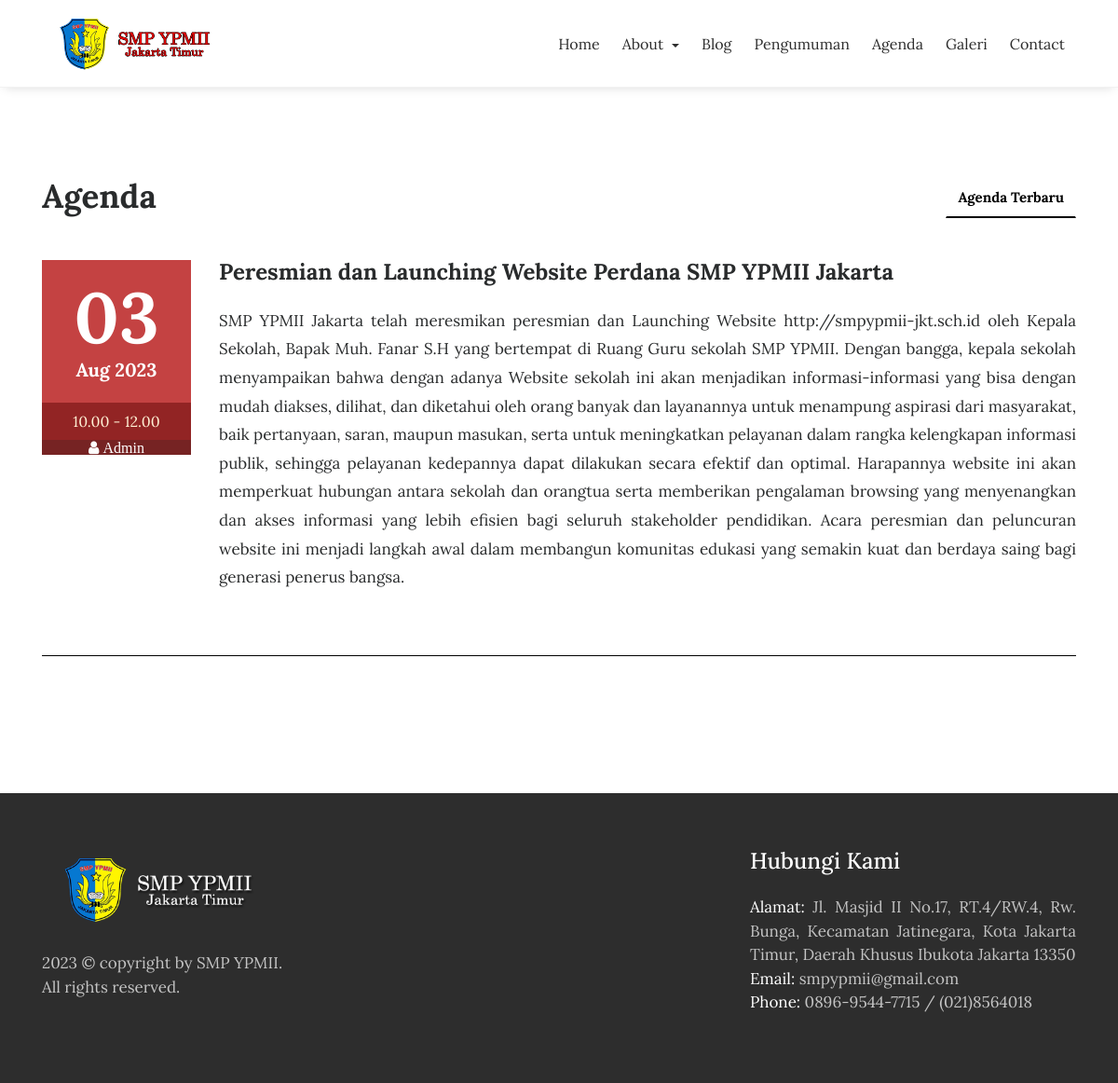
The page /index.php/agenda on the database its author committed.
### tables this page shows
CREATE TABLE `tbl_agenda` (
  `agenda_id` int(11) NOT NULL,
  `agenda_nama` varchar(200) DEFAULT NULL,
  `agenda_tanggal` timestamp NULL DEFAULT current_timestamp(),
  `agenda_deskripsi` text DEFAULT NULL,
  `agenda_mulai` date DEFAULT NULL,
  `agenda_selesai` date DEFAULT NULL,
  `agenda_tempat` varchar(90) DEFAULT NULL,
  `agenda_waktu` varchar(30) DEFAULT NULL,
  `agenda_keterangan` varchar(200) DEFAULT NULL,
  `agenda_pengguna_id` int(11) DEFAULT NULL,
  `agenda_author` varchar(60) DEFAULT NULL
);

### application/controllers/Agenda.php (called while the page is built, shortened)
<?php
class Agenda extends CI_Controller{
	function __construct(){
		$this->load->model('m_agenda');
		$this->load->model('m_pengunjung');
	}
	function index(){
		$jum=$this->m_agenda->agenda();
        $page=$this->uri->segment(3);
        if(!$page):
            $offset = 0;
        else:
            $offset = $page;
        endif;
        $limit=7;
        $config['base_url'] = base_url() . 'agenda/index/';
            $config['total_rows'] = $jum->num_rows();
            $config['per_page'] = $limit;
            $config['uri_segment'] = 3;
	          $config['full_tag_open']    = '<div class="pagging text-center"><nav><ul class="pagination justify-content-center">';
	          $config['full_tag_close']   = '</ul></nav></div>';
	          $config['num_tag_open']     = '<li class="page-item"><span class="page-link">';
	          $config['num_tag_close']    = '</span></li>';
	          $config['cur_tag_open']     = '<li class="page-item"><span class="page-link">';
	          $config['cur_tag_close']    = '<span class="sr-only">(current)</span></span></li>';
	          $config['next_tag_open']    = '<li class="page-item"><span class="page-link">';
	          $config['next_tagl_close']  = '<span aria-hidden="true">&raquo;</span></span></li>';
	          $config['prev_tag_open']    = '<li class="page-item"><span class="page-link">';
	          $config['prev_tagl_close']  = '</span>Next</li>';
	          $config['first_tag_open']   = '<li class="page-item"><span class="page-link">';
	          $config['first_tagl_close'] = '</span></li>';
	          $config['last_tag_open']    = '<li class="page-item"><span class="page-link">';
	          $config['last_tagl_close']  = '</span></li>';
            $config['first_link'] = 'Awal';
            $config['last_link'] = 'Akhir';
            $config['next_link'] = 'Next >>';
            $config['prev_link'] = '<< Prev';
            $this->pagination->initialize($config);
            $x['page'] =$this->pagination->create_links();
		$x['data']=$this->m_agenda->agenda_perpage($offset,$limit);
		$this->load->view('depan/v_agenda',$x);
	}
}

### index.php (called while the page is built, shortened)
<?php
require_once BASEPATH.'core/CodeIgniter.php';

### application/models/M_agenda.php (called while the page is built, shortened)
<?php
class M_agenda extends CI_Model{
	function agenda_perpage($offset,$limit){
		$hsl=$this->db->query("SELECT tbl_agenda.*,DATE_FORMAT(agenda_tanggal,'%d/%m/%Y') AS tanggal FROM tbl_agenda ORDER BY agenda_id DESC limit $offset,$limit");
		return $hsl;
	}
}

### application/views/depan/v_agenda.php (the view, shortened to what this page needs)
<!DOCTYPE html>
<html lang="en">
<head>
    <link rel="stylesheet" href="<?php echo base_url() . 'theme/css/bootstrap.min.css' ?>">
    <link rel="stylesheet" href="<?php echo base_url() . 'theme/css/font-awesome.min.css' ?>">
    <link rel="stylesheet" href="<?php echo base_url() . 'theme/css/simple-line-icons.css' ?>">
    <link rel="stylesheet" href="<?php echo base_url() . 'theme/css/fullcalendar.min.css' ?>" />
    <link rel="stylesheet" href="<?php echo base_url() . 'theme/css/owl.carousel.min.css' ?>">
    <link href="<?php echo base_url() . 'theme/css/style.css' ?>" rel="stylesheet">
</head>
<body>
    <div data-toggle="affix" style="border-bottom:solid 1px #f2f2f2;">
        <div class="container nav-menu2">
            <div class="row">
                <div class="col-md-12">
                    <nav class="navbar navbar2 navbar-toggleable-md navbar-light bg-faded">
                        <a href="<?php echo site_url(''); ?>" class="navbar-brand nav-brand2"><img class="img img-responsive" width="200px;" src="<?php echo base_url() . 'theme/images/logo-dark.png' ?>"></a>
                        <div class="collapse navbar-collapse justify-content-end" id="navbarNavDropdown">
                            <ul class="navbar-nav">
                                <li class="nav-item">
                                    <a class="nav-link" href="<?php echo site_url(''); ?>">Home</a>
                                </li>
                                <li class="nav-item dropdown">
                                    <a class="nav-link dropdown-toggle" href="#" id="aboutDropdown" role="button" data-toggle="dropdown" aria-haspopup="true" aria-expanded="false">
                                        About
                                    </a>
                                </li>
                                <li class="nav-item">
                                    <a class="nav-link" href="<?php echo site_url('blog'); ?>">Blog</a>
                                </li>
                                <li class="nav-item">
                                    <a class="nav-link" href="<?php echo site_url('pengumuman'); ?>">Pengumuman</a>
                                </li>
                                <li class="nav-item">
                                    <a class="nav-link" href="<?php echo site_url('agenda'); ?>">Agenda</a>
                                </li>
                                <li class="nav-item">
                                    <a class="nav-link" href="<?php echo site_url('galeri'); ?>">Galeri</a>
                                </li>
                                <li class="nav-item">
                                    <a class="nav-link" href="<?php echo site_url('contact'); ?>">Contact</a>
                                </li>
                            </ul>
                        </div>
                    </nav>
                </div>
            </div>
        </div>
    </div>
    <section class="events">
        <div class="container">
            <div class="row">
                <div class="col-md-4">
                    <h2 class="event-title">Agenda</h2>
                </div>
                <div class="col-md-8">
                    <ul class="nav nav-tabs" role="tablist">
                        <li class="nav-item nav-tab1">
                            <a class="nav-link tab-list active" data-toggle="tab" href="#upcoming-events" role="tab">Agenda Terbaru </a>
                        </li>
                    </ul>
                </div>
            </div>
            <br>
            <div class="row">
                <div class="tab-content">
                    <div class="tab-pane active" id="upcoming-events" role="tabpanel">
                        <?php foreach ($data->result() as $row) : ?>
                            <div class="col-md-12">
                                <div class="row">
                                    <div class="col-md-2">
                                        <div class="event-date">
                                            <h4><?php echo date("d", strtotime($row->agenda_mulai)); ?></h4> <span><?php echo date("M Y", strtotime($row->agenda_mulai)); ?></span>
                                        </div>
                                        <span class="event-time"><?php echo $row->agenda_waktu; ?></span>
                                        <span class="event-author fa fa-user"> <?php echo $row->agenda_author; ?></span>
                                    </div>
                                    <div class="col-md-10">
                                        <div class="event-heading">
                                            <h3><?php echo $row->agenda_nama; ?></h3>
                                            <div style="text-align: justify;">
                                                <p><?php echo $row->agenda_deskripsi; ?></p>
                                            </div>
                                        </div>
                                    </div>
                                </div>
                                <hr class="event-underline">
                            </div>
                        <?php endforeach; ?>
                        <div class="col-md-12 text-center">
                        </div>
                    </div>
                </div>
            </div>
        </div>
    </section>
    <footer>
        <div class="container">
            <div class="row">
                <div class="col-md-8">
                    <div class="foot-logo">
                        <a href="<?php echo site_url(); ?>">
                            <img src="<?php echo base_url() . 'theme/images/logo-white.png' ?>" class="img-fluid" alt="footer_logo" style="max-width: 250px; height: auto;">
                        </a>
                        <p><?php echo date('Y'); ?> © copyright by <a>SMP YPMII</a>. <br>All rights reserved.</p>
                    </div>
                </div>
                <div class="col-md-4">
                    <div class="address">
                        <h3>Hubungi Kami</h3>
                        <p style="text-align: justify;">
                            <span>Alamat: </span> Jl. Masjid II No.17, RT.4/RW.4, Rw. Bunga, Kecamatan Jatinegara, Kota Jakarta Timur, Daerah Khusus Ibukota Jakarta 13350
                            <br>
                            <span>Email: </span> smpypmii@gmail.com
                            <br>
                            <span>Phone: </span> 0896-9544-7715 / (021)8564018
                        </p>
                    </div>
                </div>
            </div>
        </div>
    </footer>
</body>
</html>

### theme/css/style.css (style rules this page uses)
.navbar2 { padding-left: 0; padding-right: 0; }
.navbar-brand { margin: 0; }
.navbar-nav>li { margin: 85px 10px; text-align: center; }
.bg-faded { background: none; }
.navbar-light .navbar-nav .nav-link { color: #fff; font-size: 19px; }
@media (max-width: 1200px) { .navbar-nav>li { margin: 74px 10px 74px 10px; } }
@media (min-width: 991px) { .navbar-toggleable-md .navbar-collapse { -webkit-box-pack: center; -webkit-justify-content: center; -ms-flex-pack: center; justify-content: center; } }
@media (min-width: 991px) { .navbar-toggleable-md .navbar-nav { -webkit-box-align: center; -webkit-align-items: center; -ms-flex-align: center; align-items: center; } }
html { -webkit-text-size-adjust: 100%; -webkit-font-smoothing: antialiased; }
body { font-family: "Lora", serif; }
h2 { font-size: 35px; }
h3 { font-size: 24px; }
h4 { font-size: 20px; }
p { font-size: 17px; }
a { color: #c44242; -webkit-transition: all 0.3s ease; -o-transition: all 0.3s ease; transition: all 0.3s ease; }
footer { background: #2d2d2d; padding: 0 0 40px; }
.foot-logo { padding: 60px 0 34px; }
.foot-logo p { color: #c4c4c4; font-weight: 100; padding: 24px 0 0; font-size: 17px; }
footer h3 { color: #fff; padding: 60px 0 0; }
.address p { color: #c4c4c4; padding: 16px 0 0; }
.address p span { color: #fff; }
.events { padding: 98px 0; }
.event-title { font-weight: 700; margin: 0 0 24px; }
.event-date { background: #c44242; padding: 20px 5px; }
.event-date h4 { font-size: 76px; font-weight: 700; text-align: center; color: #fff; margin: 0; }
.event-date span { font-weight: 700; font-size: 20px; text-align: center; color: #fff; display: block; }
.event-time { background: #922424; padding: 8px 0; display: block; color: #fff1d5; text-align: center; }
.event-author { background: #762323; display: block; color: #fff; text-align: center; }
.event-heading { margin: 0 0 20px; }
.event-heading h3 { font-weight: 700; margin: 0 0 24px; }
.event-heading p { line-height: 1.8; }
.tab-list { color: #2d2d2d; font-weight: 700; }
.nav-tabs .nav-item.show .nav-link, .nav-tabs .nav-link.active { border-bottom: 2px solid black; border-right: 1px solid #fff; border-left: 1px solid #fff; border-top: 1px solid #fff; color: black; }
.nav-tabs { border: none; float: right; }
.nav-tabs .nav-link { border-bottom: 1px solid #eee; }
.event-underline { margin: 48px 0 48px 0; background-color: black; }
@media (max-width: 1200px) { .nav-link { padding: 8px 12px; font-size: 15px; } }
.nav-menu2 .navbar-light .navbar-nav .nav-link { color: #2d2d2d; font-size: 16px; line-height: 2; }
.nav-menu2 .navbar-nav>li { margin: 0 4px; }
.navbar2 { border-radius: 0; -webkit-transition: all 0.3s ease-out; -moz-transition: all 0.3s ease-out; -o-transition: all 0.3s ease-out; transition: all 0.3s ease-out; background: #fff; }
.affix { position: fixed; top: 0; right: 0; left: 0; z-index: 1030; }
.affix { background-color: #fff; border-bottom: 1px solid #e6e6e6; -webkit-box-shadow: 0px 3px 12px -5px rgba(0, 0, 0, 0.2); box-shadow: 0px 3px 12px -5px rgba(0, 0, 0, 0.2); }

### rows shown on the page
tbl_agenda: agenda_mulai "03", agenda_mulai "Aug 2023", agenda_waktu "10.00 - 12.00", agenda_author "Admin", agenda_nama "Peresmian dan Launching Website Perdana SMP YPMII Jakarta", agenda_deskripsi "SMP YPMII Jakarta telah meresmikan peresmian dan Launching Website http://smpypmii-jkt.sch.id oleh Kepala Sekolah, Bapak Muh. Fanar S.H yang bertempat di Ruang Guru sekolah SMP YPMII. Dengan bangga, kepala sekolah menyampaikan bahwa dengan adanya Website sekolah ini akan menjadikan informasi-informasi yang bisa dengan mudah diakses, dilihat, dan diketahui oleh orang banyak dan layanannya untuk menampung aspirasi dari masyarakat, baik pertanyaan, saran, maupun masukan, serta untuk meningkatkan pelayanan dalam rangka kelengkapan informasi publik, sehingga pelayanan kedepannya dapat dilakukan secara efektif dan optimal. Harapannya website ini akan memperkuat hubungan antara sekolah dan…"
